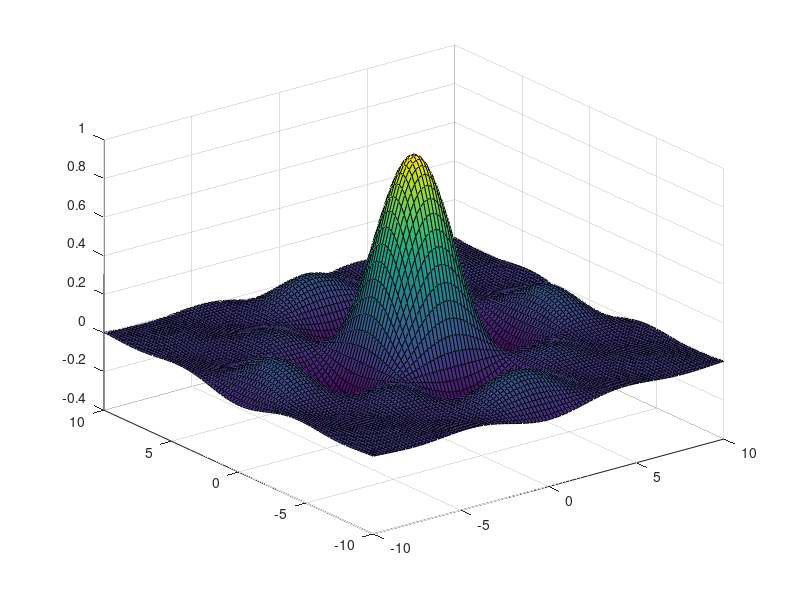

This figure's MATLAB source:
clear
clc
close all
x = linspace(-10,10,100);
y = linspace(-10,10,100);
z = [];
for idx = 1:length(x)
  for idy = 1:length(y)
    z(idx,idy) = sin(x(idx)) *  sin(y(idy)) / (x(idx)*y(idy));

 end
end
hold on
xlabel('Eje-X')
ylabel('Eje-Y')
hold off
 surf(x, y, z)
